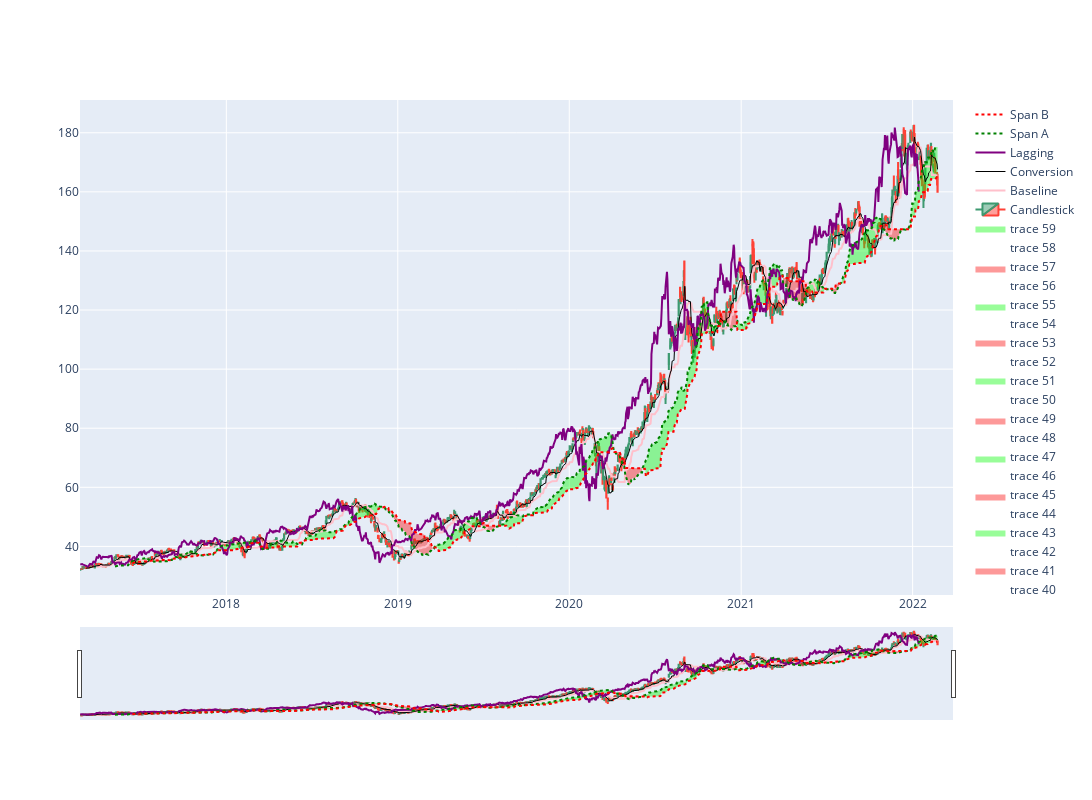

Notebook source saved alongside this figure:
### Code cell
plot_baba = fm.take_ticker_and_make_ichimoku_plot('AAPL')
